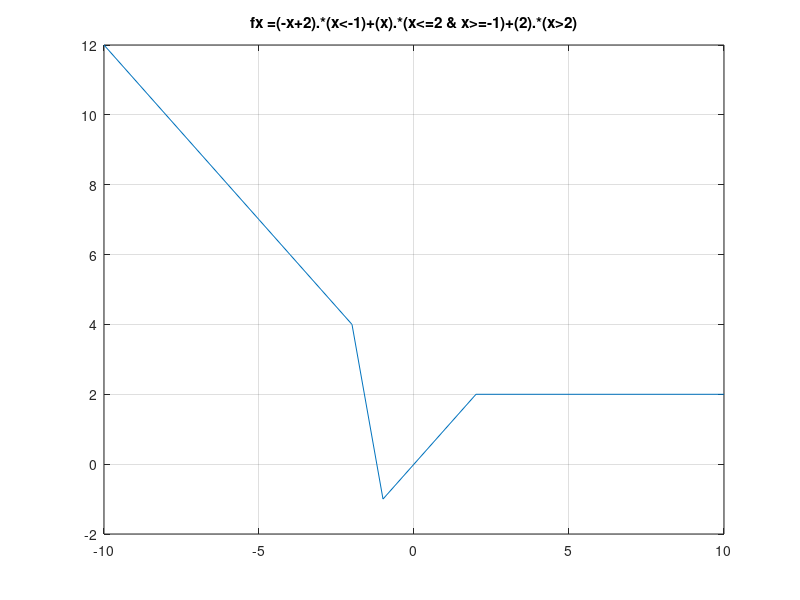

Reproduce this figure in MATLAB.
% Octave Script 
% Title          :Funcion #9 Funcion a trozos 
% Descripcion    :Comprobacion de la funcion numero 9 del tema 2.2 
% Author         :Hector Daniel Marmoleo Garcia 
% Date           :20211028
% Version        :1
% Usage          :octave> cd /path/
%                :octave> Funcion9
% Notes          :Requiere aplicacion octave
%                :https://octaveintro.readthedocs.io/en/latest/index.html
clear
% Funcion de trozos numero 9 
% Dominio de la funcion
x = -10:1:10
% Regla de correspondencia (Funcion)
fx =(-x+2).*(x<-1)+(x).*(x<=2 & x>=-1)+(2).*(x>2)
% Funcion a plotear 
plot(x, fx)
grid on;
title(["fx =(-x+2).*(x<-1)+(x).*(x<=2 & x>=-1)+(2).*(x>2)"]);